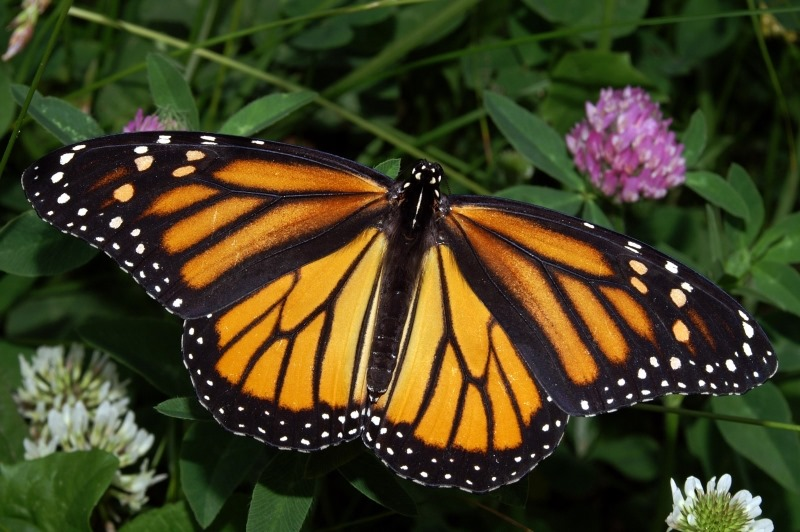
#> input picture img/mariposa.jpg, 800 x 532 px
$ python '5-Image Rotation.py'
#> lines starting #> are read from the running program, lines starting #| are printed output that depends on the picture
import cv2
import numpy as np

# Dezplaza la imagen a la izquierda y hacia abajo
img = cv2.imread('img/mariposa.jpg')
#> img is the input picture: shape (532, 800, 3); mean B, G, R 33, 63.4, 66.8

num_rows, num_cols = img.shape[:2]
#> num_rows = 532; num_cols = 800
translation_matrix = np.float32([ [1,0,70], [0,1,110] ])
img_translation = cv2.warpAffine(img, translation_matrix, (num_cols, num_rows))
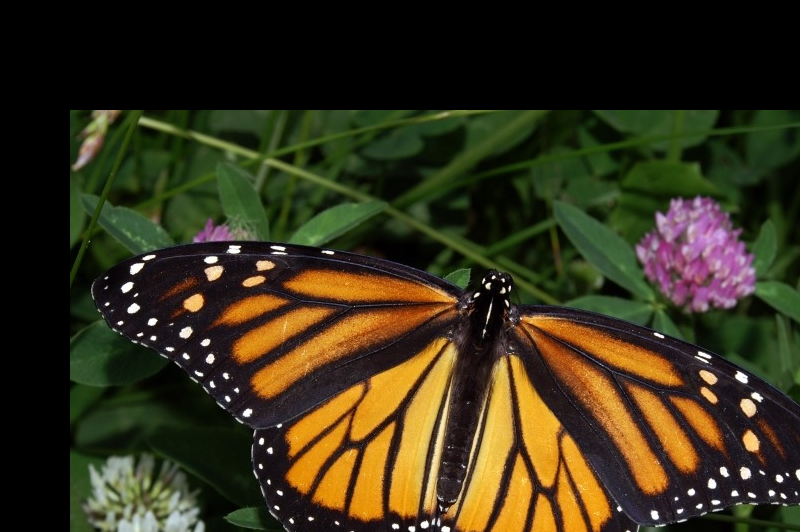
#> img_translation: shape (532, 800, 3); mean B, G, R 25.4, 48.9, 55.2

cv2.imshow('Translation', img_translation)
cv2.waitKey()

# Hace una rotacion a la imagen
img2 = cv2.imread('img/mariposa.jpg')

num_rows, num_cols = img2.shape[:2]
rotation_matrix = cv2.getRotationMatrix2D((num_cols/2, num_rows/2),30, 1)
img_rotation2 = cv2.warpAffine(img2, rotation_matrix, (num_cols, num_rows))
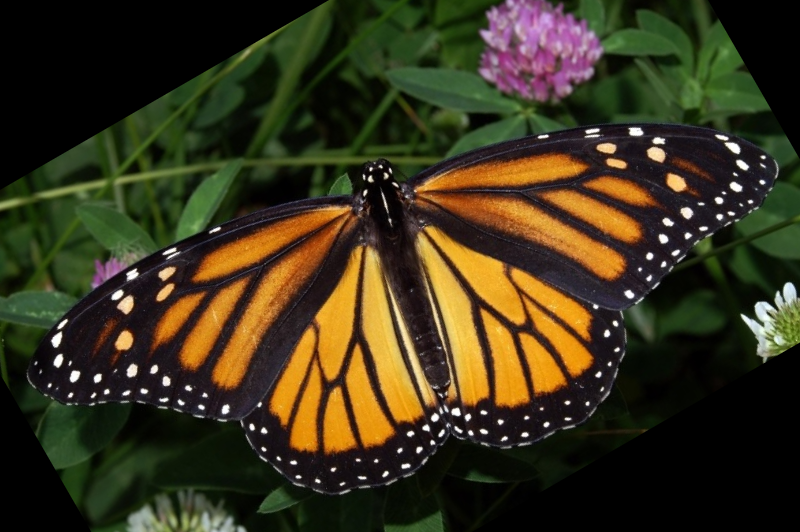
#> img_rotation2: shape (532, 800, 3); mean B, G, R 27, 51.4, 58.1

cv2.imshow('Rotation', img_rotation2)

cv2.waitKey()

$ run again, with img/orejas.jpg copied over img/mariposa.jpg
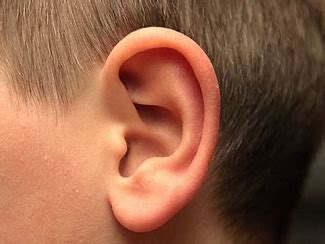
#> input picture img/orejas.jpg, 325 x 244 px
#> img is the input picture: shape (244, 325, 3); mean B, G, R 68.8, 93.9, 143.8
#> `img_translation = cv2.warpAffine(img, translation_matrix, (num_cols, n..`:
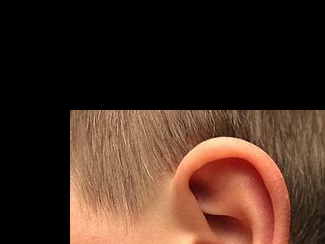
#> img_translation: shape (244, 325, 3); mean B, G, R 33.4, 45.5, 69.5
#> `img_rotation2 = cv2.warpAffine(img2, rotation_matrix, (num_cols, num_r..`:
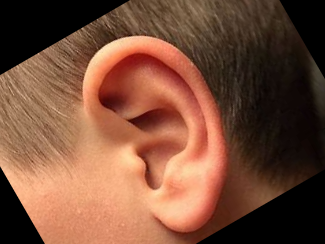
#> img_rotation2: shape (244, 325, 3); mean B, G, R 57.2, 78, 120.9
